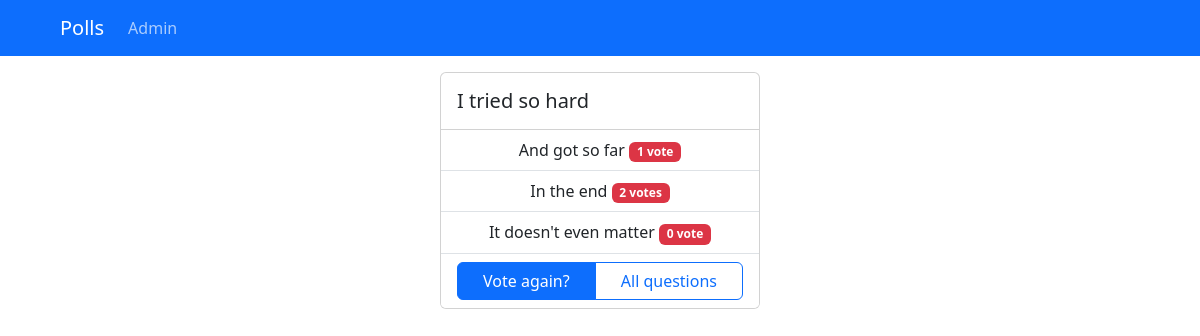
/polls/12/results/, run on the app's committed database.
### polls/models.py (models this page shows, shortened)
class Question(models.Model):
    set = models.ForeignKey(Set, on_delete=models.CASCADE)
    question_text = models.CharField(max_length=200)
    pub_date = models.DateTimeField("date published")
    votes_num = models.IntegerField(default=0)

class Choice(models.Model):
    question = models.ForeignKey(Question, on_delete=models.CASCADE)
    choice_text = models.CharField(max_length=200)
    votes = models.IntegerField(default=0)

### polls/views.py (the view)
# urls.py: path("<int:pk>/results/", views.ResultsView.as_view(), name="results"),
class ResultsView(generic.DetailView):
    model = Question
    template_name = "polls/results.html"

### polls/templates/polls/results.html (shortened to what this page needs)
{% include "./partials/head.html" %}
  <body>
    {% include "./partials/navbar.html" %}
    <main class="container">
      <div class="d-flex justify-content-center align-items-start" style="height: 80vh;">
        <div>
          <div class="card" style="width: 20rem;">
          <h5 class="m-3">{{question.question_text}}</h5>
          <ul class="list-group list-group-flush">
            {% for choice in question.choice_set.all%}
            <li class="list-group-item text-center">
              {{ choice.choice_text }} <span class="badge text-bg-danger">{{ choice.votes }} vote{%if choice.votes > 1%}s{%endif%}</span>
            </li>
            {%endfor%}
            <li class="list-group-item d-flex justify-content-center">
              <div class="btn-group" style="width: 20rem;">
                <a class="btn btn-primary" href="{% url 'polls:detail' question.id %}">Vote again?</a>
              <a class="btn btn-outline-primary" href="{% url 'polls:index' %}">All questions</a>
              </div>
            </li>
          </ul>
          </div>
        </div>
      </div>
    </main>
  </body>
</html>

### polls/static/polls/style.css (style rules this page uses)
li a { color: black; }

### data on the page
Question: question_text "I tried so hard"
Choice: choice_text "And got so far", votes "1"
Choice: choice_text "In the end", votes "2"
Choice: choice_text "It doesn't even matter", votes "0"
